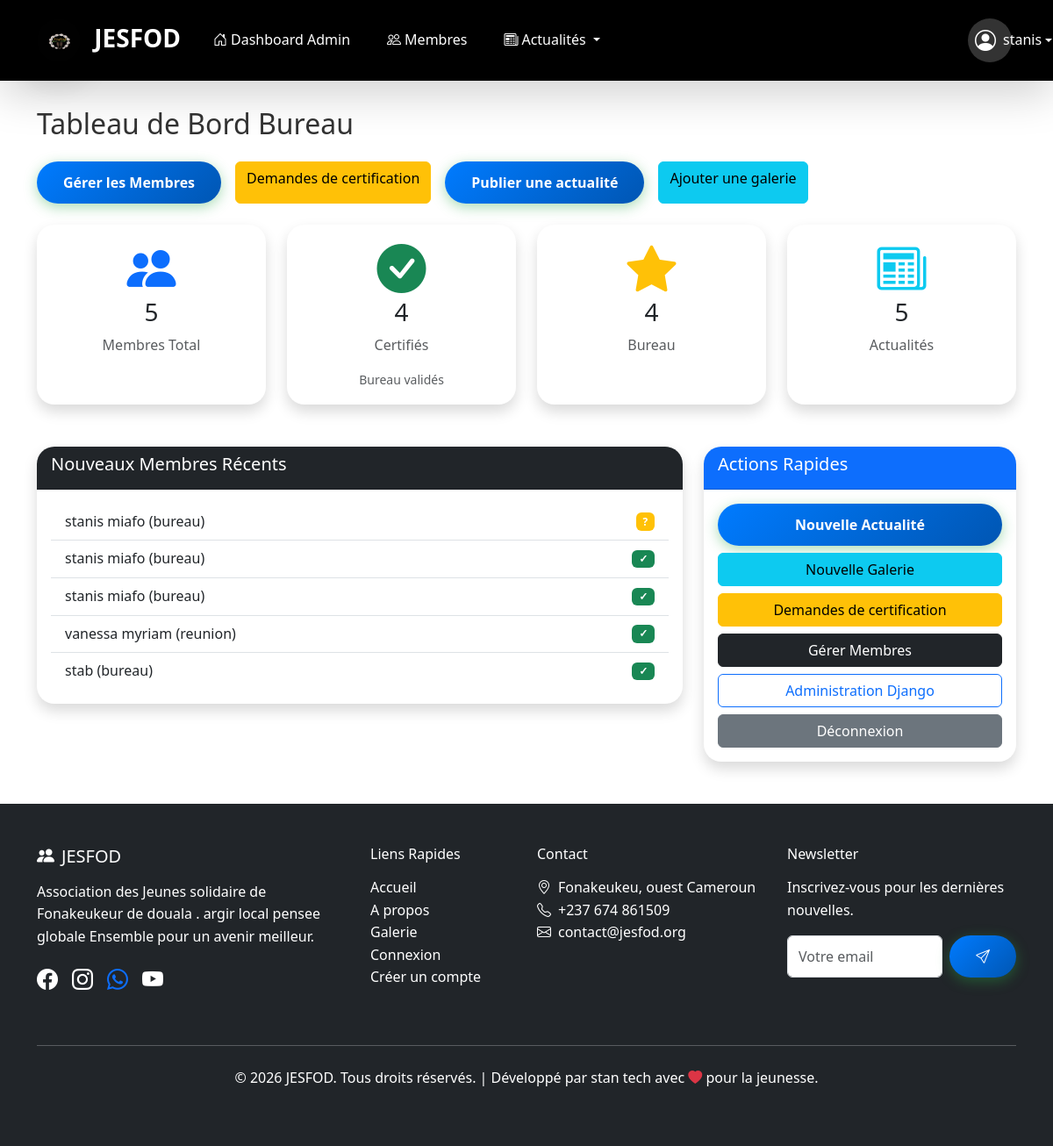
Screenshot of /adminjesfod/ (signed in) with the database file from the repository.
### menber_JESFOD/models.py (models this page shows, shortened)
class Member(models.Model):
    ROLE_CHOICES = [
        ('bureau', 'Bureau Member'),
        ('reunion', 'Reunion Member'),
    ]
    SCHOOL_LEVEL_CHOICES = [
        ('primaire', 'Primaire'),
        ('college', 'Collège'),
        ('lycee', 'Lycée'),
        ('universite', 'Université'),
        ('master', 'Master'),
        ('doctorat', 'Doctorat'),
    ]
    user = models.OneToOneField(User, on_delete=models.CASCADE)
    name = models.CharField(max_length=100)
    email = models.EmailField()
    phone = models.CharField(max_length=20)
    address = models.TextField(blank=True)
    profile_photo = models.ImageField(upload_to='profiles/', blank=True, null=True)
    school_level = models.CharField(max_length=20, choices=SCHOOL_LEVEL_CHOICES, blank=True)
    role = models.CharField(max_length=10, choices=ROLE_CHOICES, default='reunion')
    is_certified = models.BooleanField(default=False)
    certification_date = models.DateTimeField(null=True, blank=True)
    activities = models.TextField(blank=True, help_text="Activités et responsabilités du membre")
    @property
    def is_bureau(self):
        return self.role == 'bureau'

### admin_JESFOD/views.py (the view)
# urls.py: path('', views.admin_dashboard, name='admin_dashboard'),
@login_required
@bureau_required
def admin_dashboard(request):
    total_members = Member.objects.count()
    certified_members = Member.objects.filter(is_certified=True).count()
    bureau_members = Member.objects.filter(role='bureau').count()
    total_news = News.objects.count()
    recent_members = Member.objects.order_by('-user__date_joined')[:5]
    context = {
        'total_members': total_members,
        'certified_members': certified_members,
        'bureau_members': bureau_members,
        'total_news': total_news,
        'recent_members': recent_members,
        'is_admin_page': True
    }
    return render(request, 'admin_JESFOD/dashboard.html', context)

### admin_JESFOD/views.py (called while the page is built)
def is_bureau(user):
    try:
        member = Member.objects.get(user=user)
        return member.is_bureau
    except Member.DoesNotExist:
        return False

### admin_JESFOD/templates/admin_JESFOD/dashboard.html (shortened to what this page needs)
{% extends 'base.html' %}
{% block content %}
<div class="container mt-5">
  <h2 class="mb-4">Tableau de Bord Bureau</h2>
  <div class="d-flex flex-wrap gap-3 mb-4">
    <a href="{% url 'member_list' %}" class="btn btn-primary">Gérer les Membres</a>
    <a href="{% url 'pending_certifications' %}" class="btn btn-warning">Demandes de certification</a>
    <a href="{% url 'news_create' %}" class="btn btn-success">Publier une actualité</a>
    <a href="{% url 'gallery_create' %}" class="btn btn-info">Ajouter une galerie</a>
  </div>
  <div class="row g-4 mb-5">
    <div class="col-md-3">
      <div class="card text-center shadow h-100">
        <div class="card-body">
          <i class="bi bi-people-fill display-4 text-primary mb-3"></i>
          <h3>{{ total_members }}</h3>
          <p class="text-muted">Membres Total</p>
        </div>
      </div>
    </div>
    <div class="col-md-3">
      <div class="card text-center shadow h-100">
        <div class="card-body">
          <i class="bi bi-check-circle-fill display-4 text-success mb-3"></i>
          <h3>{{ certified_members }}</h3>
          <p class="text-muted">Certifiés</p>
          <small class="text-muted d-block mt-2">Bureau validés</small>
        </div>
      </div>
    </div>
    <div class="col-md-3">
      <div class="card text-center shadow h-100">
        <div class="card-body">
          <i class="bi bi-star-fill display-4 text-warning mb-3"></i>
          <h3>{{ bureau_members }}</h3>
          <p class="text-muted">Bureau</p>
        </div>
      </div>
    </div>
    <div class="col-md-3">
      <div class="card text-center shadow h-100">
        <div class="card-body">
          <i class="bi bi-newspaper display-4 text-info mb-3"></i>
          <h3>{{ total_news }}</h3>
          <p class="text-muted">Actualités</p>
        </div>
      </div>
    </div>
  </div>
  <div class="row">
    <div class="col-md-8">
      <div class="card shadow">
        <div class="card-header bg-dark text-white">
          <h5>Nouveaux Membres Récents</h5>
        </div>
        <div class="card-body">
          <ul class="list-group list-group-flush">
            {% for member in recent_members %}
              <li class="list-group-item d-flex justify-content-between align-items-center">
                {{ member.name }} ({{ member.role }})
                <span class="badge {{ member.is_certified|yesno:'bg-success,bg-warning' }}">{{ member.is_certified|yesno:'✓,?' }}</span>
              </li>
            {% empty %}
              <li class="list-group-item text-muted">Aucun nouveau membre</li>
            {% endfor %}
          </ul>
        </div>
      </div>
    </div>
    <div class="col-md-4">
      <div class="card shadow">
        <div class="card-header bg-primary text-white">
          <h5>Actions Rapides</h5>
        </div>
        <div class="card-body">
          <a href="{% url 'news_create' %}" class="btn btn-success w-100 mb-2">Nouvelle Actualité</a>
          <a href="{% url 'gallery_create' %}" class="btn btn-info w-100 mb-2">Nouvelle Galerie</a>
          <a href="{% url 'pending_certifications' %}" class="btn btn-warning w-100 mb-2">Demandes de certification</a>
          <a href="{% url 'member_list' %}" class="btn btn-dark w-100 mb-2">Gérer Membres</a>
          <a href="/admin/" class="btn btn-outline-primary w-100 mb-2">Administration Django</a>
          <a href="{% url 'logout' %}" class="btn btn-secondary w-100">Déconnexion</a>
        </div>
      </div>
    </div>
  </div>
</div>
{% endblock %}

### JESFOD_PROJECT/templates/base.html (shortened to what this page needs)
{% load static %}
<!DOCTYPE html>
<html lang="fr">
<head>
    <link href="https://cdn.jsdelivr.net/npm/bootstrap@5.3.3/dist/css/bootstrap.min.css" rel="stylesheet">
    <link href="https://cdn.jsdelivr.net/npm/bootstrap-icons@1.11.3/font/bootstrap-icons.css" rel="stylesheet">
    <link href="https://cdnjs.cloudflare.com/ajax/libs/animate.css/4.1.1/animate.min.css" rel="stylesheet">
    <link rel="stylesheet" href="{% static 'css/style.css' %}">
</head>
<body>
<nav class="navbar navbar-expand-lg fixed-top navbar-dark shadow-lg" style="background: #000000 !important; backdrop-filter: blur(10px);">
        <div class="container">
            <a class="navbar-brand fw-bold fs-3" href="{% url 'home' %}">
                <img src="{% static 'images/logo.jpeg' %}" alt="Logo JESFOD - Association Jeunes Solidaires Fonakeukeur Douala" width="50" height="50" class="d-inline-block me-2 rounded-circle shadow-lg logo-hero align-middle" style="vertical-align: middle;">
                JESFOD
            </a>
            <div class="collapse navbar-collapse" id="navbarContent">
                <ul class="navbar-nav me-auto mb-2 mb-lg-0">
                    {% if user.is_authenticated %}
                    {% if is_admin_page %}
                    <li class="nav-item">
                        <a class="nav-link px-3 py-2 rounded-pill" href="{% url 'admin_dashboard' %}"><i class="bi bi-house-door me-1"></i>Dashboard Admin</a>
                    </li>
                    <li class="nav-item">
                        <a class="nav-link px-3 py-2 rounded-pill" href="{% url 'member_list' %}"><i class="bi bi-people me-1"></i>Membres</a>
                    </li>
                    {% endif %}
                    {% endif %}
                    <li class="nav-item dropdown">
                        <a class="nav-link dropdown-toggle px-3 py-2 rounded-pill" href="#" role="button" data-bs-toggle="dropdown">
                            <i class="bi bi-newspaper me-1"></i>Actualités
                        </a>
                    </li>
                </ul>
                <ul class="navbar-nav">
                    {% if user.is_authenticated %}
                        <li class="nav-item dropdown">
                            <a class="nav-link dropdown-toggle d-flex align-items-center p-2 rounded-circle" href="#" role="button" data-bs-toggle="dropdown" style="width: 50px; height: 50px; background: rgba(255,255,255,0.2);">
                                <i class="bi bi-person-circle fs-4"></i>
                                <span class="d-none d-md-inline ms-2">{{ user.username }}</span>
                            </a>
                        </li>
                    {% endif %}
                </ul>
            </div>
        </div>
    </nav>
    <main class="pt-5">
        {% block content %}{% endblock %}
    </main>
    <footer class="bg-dark text-white py-5 mt-5">
        <div class="container">
            <div class="row">
                <div class="col-lg-4 mb-4">
                    <h5 class="mb-3"><i class="bi bi-people-fill me-2 text-light-green"></i>JESFOD</h5>
                    <p>Association des Jeunes solidaire  de Fonakeukeur de douala . argir local pensee globale Ensemble pour un avenir meilleur.</p>
                    <div class="d-flex gap-3">
                        <a href="https://web.facebook.com/groups/367541119929232/events" class="text-white"><i class="bi bi-facebook fs-4"></i></a>
                        <a href="https://vt.tiktok.com/ZS9ePpjALuUoM-Sc5Da/" class="text-white"><i class="bi bi-instagram fs-4"></i></a>
                        <a href="https://chat.whatsapp.com/LVOzfSy7LtFAonZo5Kwwvy?mode=gi_t"><i class="bi bi-whatsapp fs-4"></i></a>
                        <a href="https://vt.tiktok.com/ZS9ePpjALuUoM-Sc5Da/" class="text-white"><i class="bi bi-youtube fs-4"></i></a>
                    </div>
                </div>
                <div class="col-lg-2 col-md-6 mb-4">
                    <h6 class="mb-3">Liens Rapides</h6>
                    <ul class="list-unstyled">
                        <li><a href="#accueil" class="text-white text-decoration-none">Accueil</a></li>
                        <li><a href="#apropos" class="text-white text-decoration-none">A propos</a></li>
                        <li><a href="#galerie" class="text-white text-decoration-none">Galerie</a></li>
                        <li><a href="{% url 'login' %}" class="text-white text-decoration-none">Connexion</a></li>
                         <li><a href="{% url 'register' %}" class="text-white text-decoration-none">Créer un compte</a></li>
                    </ul>
                </div>
                <div class="col-lg-3 col-md-6 mb-4">
                    <h6 class="mb-3">Contact</h6>
                    <ul class="list-unstyled">
                        <li><i class="bi bi-geo-alt me-2"></i>Fonakeukeu,  ouest Cameroun</li>
                        <li><i class="bi bi-telephone me-2"></i>+237 674 861509</li>
                        <li><i class="bi bi-envelope me-2"></i>contact@jesfod.org</li>
                    </ul>
                </div>
                <div class="col-lg-3 mb-4">
                    <h6 class="mb-3">Newsletter</h6>
                    <p>Inscrivez-vous pour les dernières nouvelles.</p>
                    <form class="d-flex">
                        <input type="email" class="form-control me-2" placeholder="Votre email">
                        <button class="btn btn-success"><i class="bi bi-send"></i></button>
                    </form>
                </div>
            </div>
            <hr class="my-4">
            <div class="text-center">
                <p>&copy; 2026 JESFOD. Tous droits réservés. | Développé  par stan tech avec <i class="bi bi-heart-fill text-danger"></i> pour la jeunesse.</p>
            </div>
        </div>
    </footer>
</body>
</html>

### JESFOD_PROJECT/static/css/style.css (style rules this page uses)
:root { --primary-blue: #007BFF; --secondary-blue: #0056b3; --primary-green: #28a745; --secondary-green: #20c997; --light-blue: #e3f2fd; --light-green: #e9f7ef; --gray: #6c757d; --light-gray: #f8f9fa; --white: #ffffff; --dark: #343a40; }
body { font-family: 'Segoe UI', Tahoma, Geneva, Verdana, sans-serif; line-height: 1.6; color: #333; background-color: var(--white); }
.navbar { background: linear-gradient(135deg, var(--primary-blue), var(--secondary-blue)); box-shadow: 0 2px 10px rgba(0, 123, 255, 0.3); }
.navbar-brand, .nav-link { color: var(--white) !important; }
.btn-primary, .btn-success { background: linear-gradient(135deg, var(--primary-blue), var(--secondary-blue)); border: none; box-shadow: 0 4px 15px rgba(0, 123, 255, 0.4); padding: 12px 30px; border-radius: 50px; font-weight: 600; transition: all 0.3s ease; box-shadow: 0 4px 15px rgba(40, 167, 69, 0.4); color: var(--white); }
.card { border: none; border-radius: 20px; overflow: hidden; transition: transform 0.3s ease; box-shadow: 0 4px 15px rgba(0,0,0,0.1); }
.navbar { padding: 1rem 0; }
.nav-link { transition: all 0.3s ease; margin: 0 5px; }
.navbar-brand img.logo-hero { transition: all 0.3s ease; filter: drop-shadow(0 2px 8px rgba(0,0,0,0.3)); }

### rows the page displays
Member: name "stanis miafo", role "bureau", is_certified "?"
Member: name "stanis miafo", role "bureau", is_certified "✓"
Member: name "stanis miafo", role "bureau", is_certified "✓"
Member: name "vanessa myriam", role "reunion", is_certified "✓"
Member: name "stab", role "bureau", is_certified "✓"

### other values shown
{{ user.username }} "stanis"
{{ total_members }} "5"
{{ certified_members }} "4"
{{ bureau_members }} "4"
{{ total_news }} "5"
